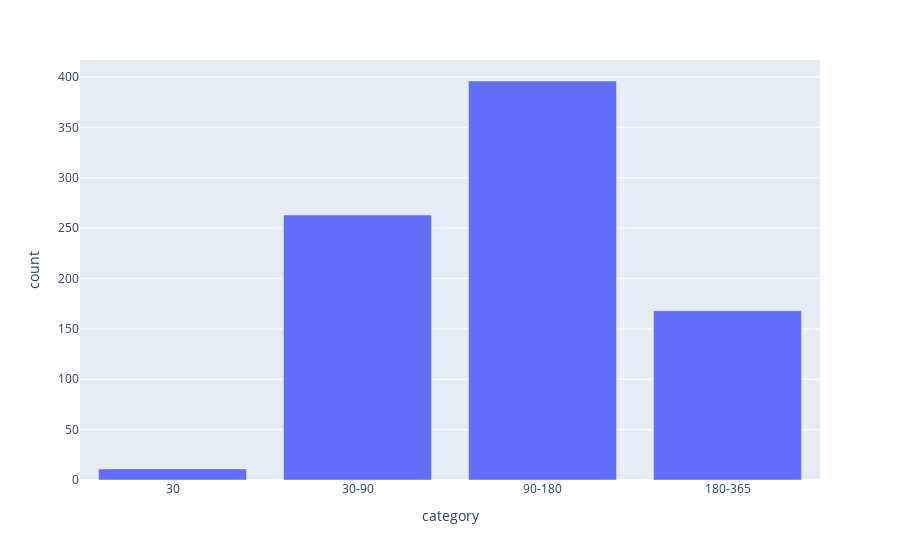

The notebook cell this image was saved under:
### Code cell
# Задача 7: Разобъем наших клиентов по промежуткам от создания рекламного кабинета до запуска первого рекламного объявления.

# Построим интерактивный график, на котором будут показаны клиенты, разместившие своё первое объявление, разбитые по категориям

first_ads = full_df \
                .groupby("client_union_id", as_index = False) \
                .agg({"delay_days" : "min"})
first_ads["delay_categorical"] = pd.cut(first_ads["delay_days"], [
                                                              pd.to_timedelta("0 days 00:00:00"),
                                                              pd.to_timedelta("30 days 00:00:00"),
                                                              pd.to_timedelta("90 days 00:00:00"),
                                                              pd.to_timedelta("180 days 00:00:00"),
                                                              pd.to_timedelta("365 days 00:00:00")],
                                                              labels = ["30", "30-90", "90-180", "180-365"])

categories = first_ads \
                 .groupby("delay_categorical", as_index = False) \
                 .agg({"delay_days" : "count"}) \
                 .rename(columns = {"delay_days" : "count", "delay_categorical" : "category"})

px.bar(categories, x = "category", y = "count")

### Figure 1 — Plotly figure (JSON) as saved in the notebook; plotly's stock layout.template omitted (floating-point values rounded to 4 significant figures)
{"data": [{"alignmentgroup": "True", "hovertemplate": "category=%{x}<br>count=%{y}<extra></extra>", "legendgroup": "", "marker": {"color": "#636efa"}, "name": "", "offsetgroup": "", "orientation": "v", "showlegend": false, "textposition": "auto", "type": "bar", "x": ["30", "30-90", "90-180", "180-365"], "xaxis": "x", "y": [11, 263, 396, 168], "yaxis": "y"}], "layout": {"barmode": "relative", "legend": {"tracegroupgap": 0}, "margin": {"t": 60}, "xaxis": {"anchor": "y", "domain": [0, 1], "title": {"text": "category"}}, "yaxis": {"anchor": "x", "domain": [0, 1], "title": {"text": "count"}}}}
